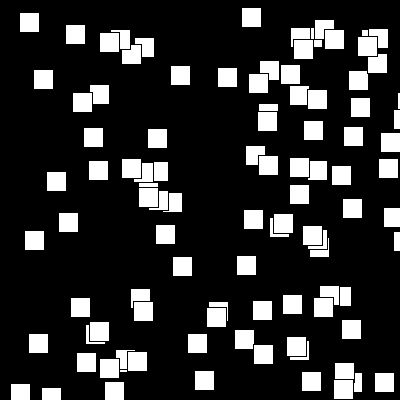
Frame 1 (no input)
Frame 60 (the mouse pressed at the canvas centre just before this capture): identical to frame 1, image omitted
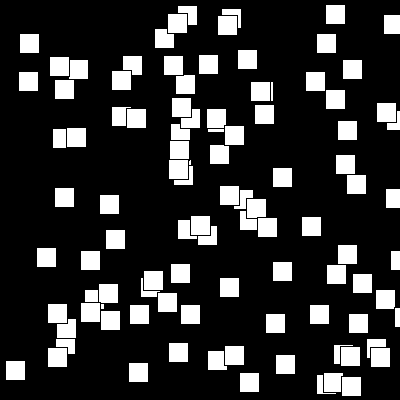
Frame 120 (the mouse held since frame 60 and released just before this capture)

The Processing sketch that drew these frames (run headless with seeded random() and noise(); from frame 60 on, the mouse is pressed at the canvas centre):

// Processing sketch: interpolation_b
// ── interpolation_b.pde
ArrayList<FlyingRectangle> fr;

void setup() {
  size(400, 400);
  fr = new ArrayList<FlyingRectangle>();
  for(int i=0;i<100;i++) {
    fr.add(new FlyingRectangle());
  }
}

void draw() {
  background(0);
  for(FlyingRectangle f:fr) {
    f.draw();
  }
}

void mousePressed() {
  for(FlyingRectangle f:fr) {
    f.trigger(1);
  }
}

void keyPressed() {
  for(FlyingRectangle f:fr) {
    f.trigger(0);
  }
}

class FlyingRectangle {
  float x, nx, speedx;
  float y, ny, speedy;
  
  FlyingRectangle() {
   x = nx = random(0,400);
   y = ny = random(0,400);
   speedx = random(0.01,0.2);
   speedy = random(0.01,0.2);
  }
  
  void draw() {
    fill(255);
    rect(x, y, 20, 20);
    // interpolating x
    x += (nx-x)*speedx;
    y += (ny-y)*speedy;
  }
  
  void trigger(int state) {
    if(state==1) {
      nx = random(0, 400);
      ny = random(0, 400);
    } else if(state==0) {
      nx = width/2;
      ny = height/2;
    }
  }
}
